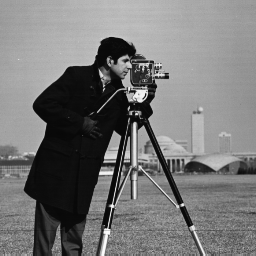
#> input picture cameraman.tif, 256 x 256 px
$ jupyter execute Image_Frequency.ipynb   (shell and % lines are left out)
#> lines starting #> are read from the running program, lines starting #| are printed output that depends on the picture
# 图像频域处理
### widgets 的使用

[cell 1]
# author: Zhijie Tan
from __future__ import print_function
from ipywidgets import interact, interactive, fixed, interact_manual
import ipywidgets as widgets
from PIL import Image
import matplotlib
import matplotlib.pyplot as plt
from matplotlib.font_manager import FontProperties
import numpy as np
from numpy.fft import fft2,ifft2,fftshift
matplotlib.rcParams['font.sans-serif']=['Consolas-with-Yahei']

[cell 2]
Im = Image.open('cameraman.tif')
#> Im is the input picture: PIL image 256x256 L; min 7, max 253, mean 118.7
#> the sliders are set to D1 = 50, D2 = 50
Im = np.array(Im)

[cell 3]
def func(D1, D2):
#> called with D1 = 50, D2 = 50
    I = fftshift(fft2(Im))
    y = np.linspace(-Im.shape[0]/2, Im.shape[0]/2-1, Im.shape[0])
#> y = 256 values from -128 to 127
    x = np.linspace(-Im.shape[1]/2, Im.shape[1]/2-1, Im.shape[0])
#> x = 256 values from -128 to 127
    Y, X = np.meshgrid(y, x)
    index1 = np.sqrt(Y**2+X**2) < D1
    index2 = np.sqrt(Y**2+X**2) < D2
    if D1 < D2:
        filt = np.zeros(np.shape(Im))  # 在该情况下是一个带通滤波器
        filt[index2] = 1
        filt[index1] = 0
    else:
        filt = np.ones(np.shape(Im))   # 在该情况下是一个带阻滤波器
        filt[index1] = 0
        filt[index2] = 1
    I_filt = ifft2(fftshift(I*filt))
    plt.imshow(np.abs(I_filt), cmap='gray')
    plt.axis('off')
    plt.show()
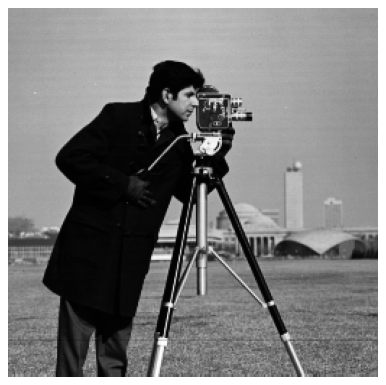
#> figure drawn by matplotlib, 1 panel
